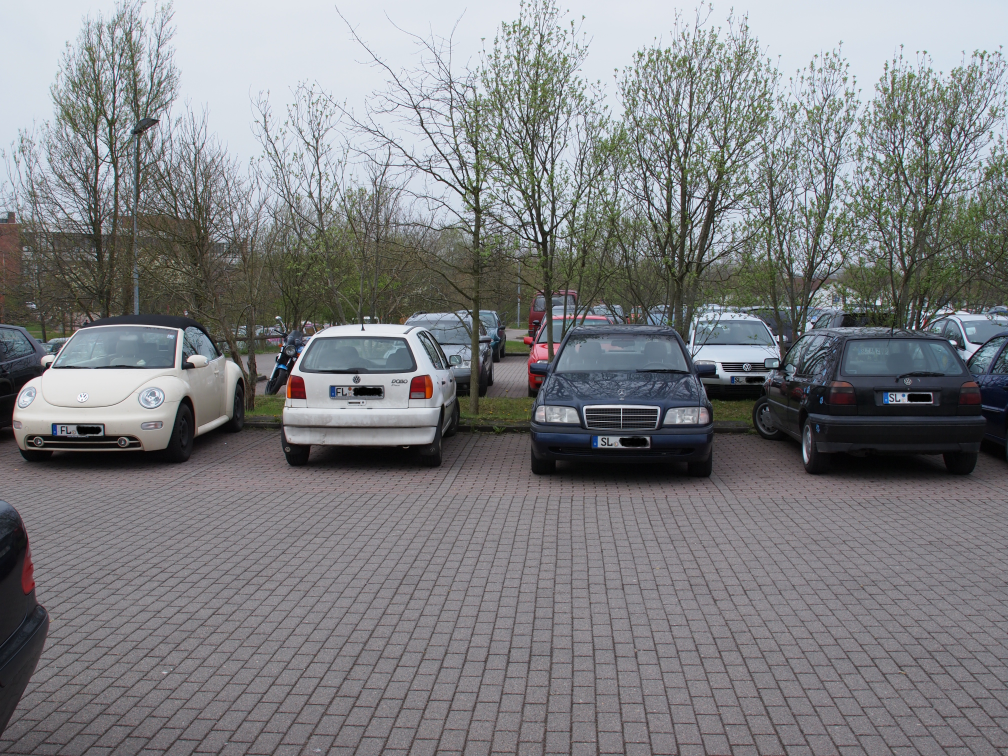
%> input picture Lab 6/Parkplatz.jpg, 4032 x 3024 px (shown at 1/4 size)
$ octave BluhmJohannes_JohannsenMarleen_V6a.m   (GNU Octave 9; MATLAB toolbox functions it lacks are replaced by stand-ins)
%> lines starting %> are read from the running program, lines starting %| are printed output that depends on the picture; in (x1, y1, x2, y2) boxes, pixels count from 0 and x2, y2 are one past the last pixel; in counts of white or black regions, pixels touching at a corner belong together; the program's own positions count from 1
%Johannes Bluhm und Marleen Johannsen, 03.06.2020, Laboraufgabe 6, Version 1
%Objekterkennung Vorverarbeitung

clc; %Kommandofenster bereinigen
clear; %Variablen bereinigen
close all; %alles schließen

%% Bild einlesen

img = double(imread('Parkplatz.jpg'))/255; %Bild einlesen und speichern als double
figure(1); %Fenster öffnen
imshow(img, 'InitialMagnification','fit'); %Anzeigen des eingelesenen Bildes
title("Eingelesenes Bild Parkplatz"); %Titel
disp("Bildgröße:"); disp(size(img)); %Größe ausgeben
%|    3024   4032      3

%% Thresholding
imgGr = rgb2gray(img); %In Graustufen umwandeln
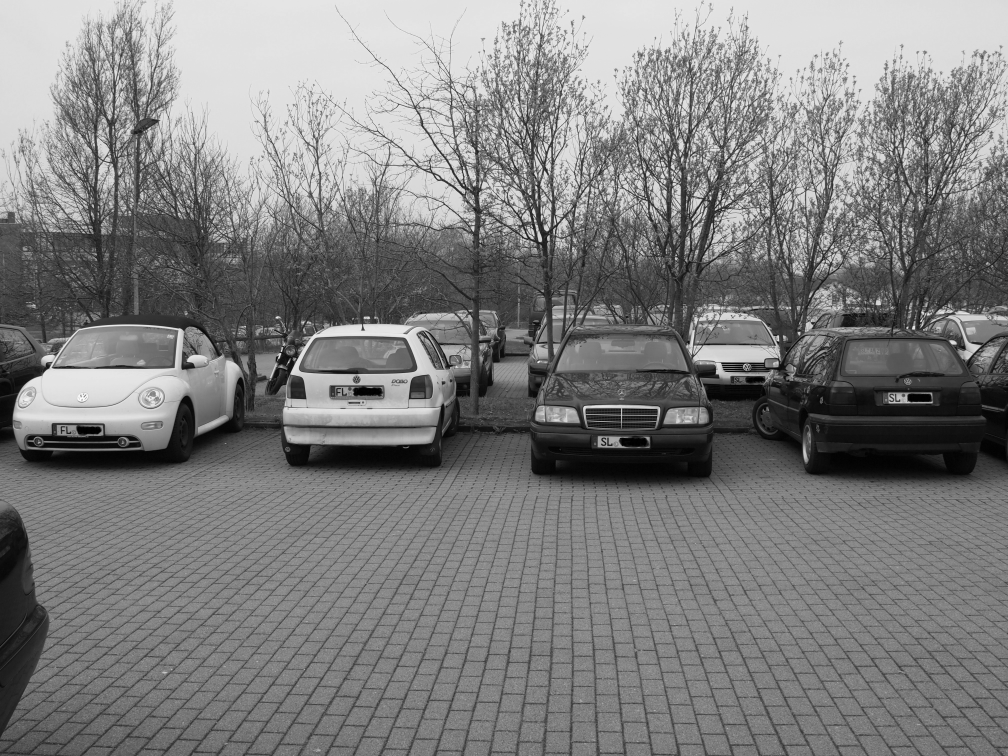
%> imgGr: size 3024x4032 double (shown at 1/4 size); min 0, max 1, mean 0.495
imgGr = imadjust(imgGr); %Graustufenbild verbessern
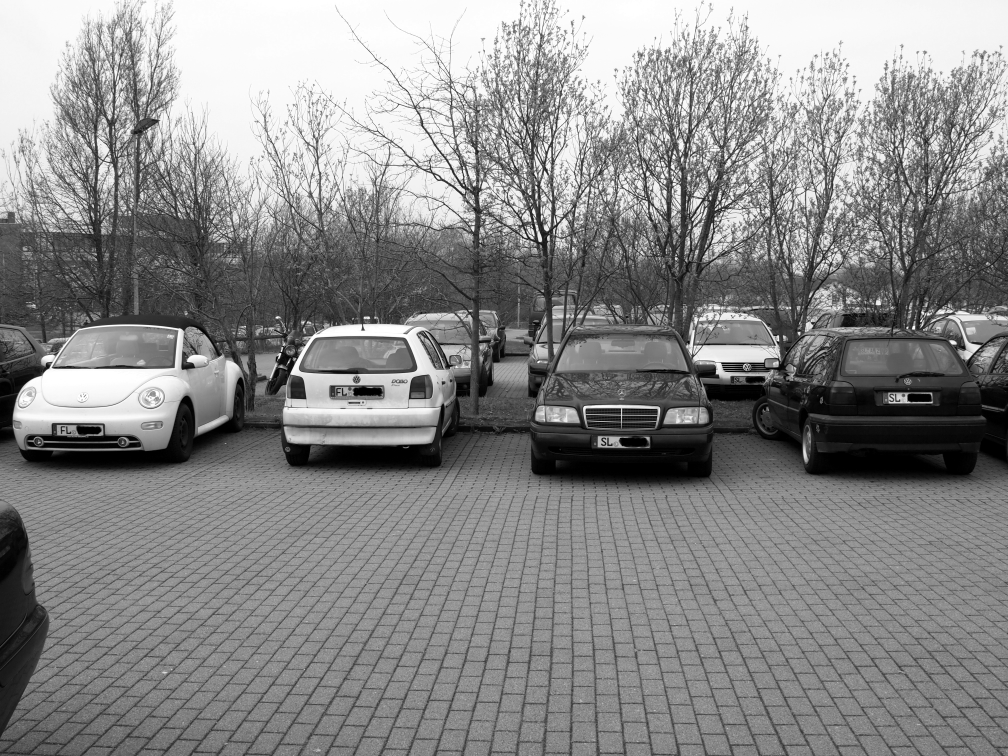
%> imgGr: size 3024x4032 double (shown at 1/4 size); min 0, max 1, mean 0.536
% thresh = graythresh(img); %Automatisches Thresholding
thresh = 0.5; %Auto TH erzeugt nicht lesbare Nummernschilder
imgBW = imbinarize(imgGr, thresh); %Threshold
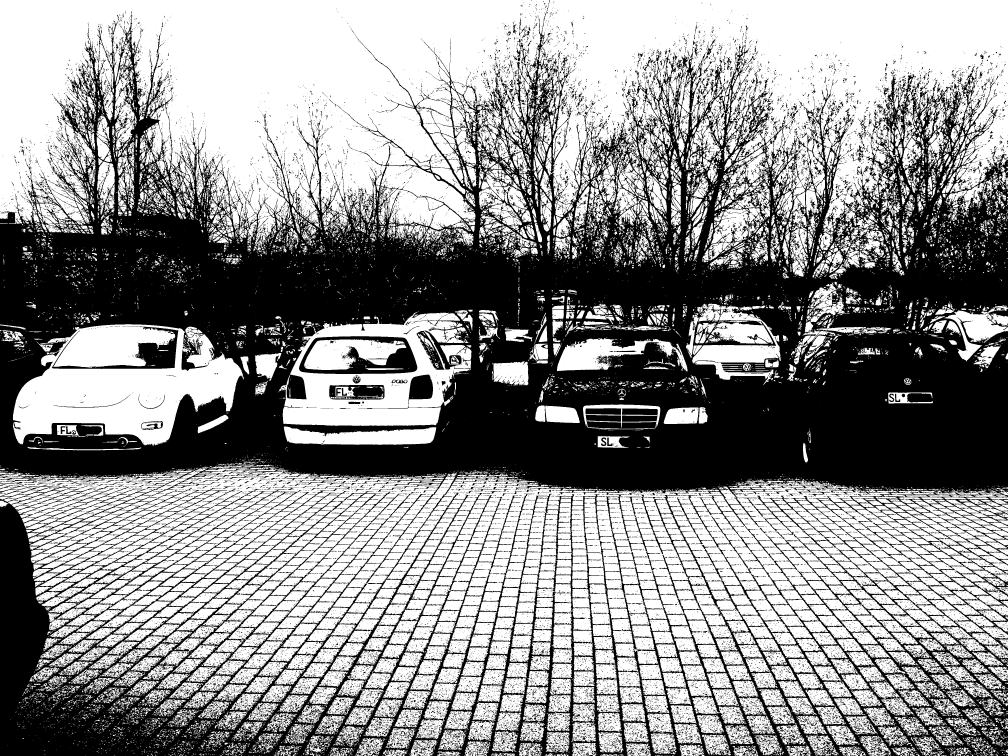
%> imgBW: size 3024x4032 logical (shown at 1/4 size); 56.6% white; 34766 black regions (31768 under 20 px), largest, box (x1, y1, x2, y2) and area: (0, 30, 4032, 3024) 4897709, (1196, 1345, 1669, 1497) 29124, (207, 1306, 713, 1476) 19936

figure(2); %Fenster öffnen
imshow(imgBW, 'InitialMagnification','fit'); %SW Bild zeigen
title("Schwarz-weiß Bild mit Thresholding"); %Titel

%% Invertieren
imgInv = ~imgBW; %Bild invertieren
figure(3); %Fenster öffnen
imshow(imgInv, 'InitialMagnification','fit'); %Invertiertes Bild ausgeben
title("Invertiertes Bild"); %Titel

%% Bild labeln
[imLabel, n]= bwlabel(imgInv,8); %Bild labeln
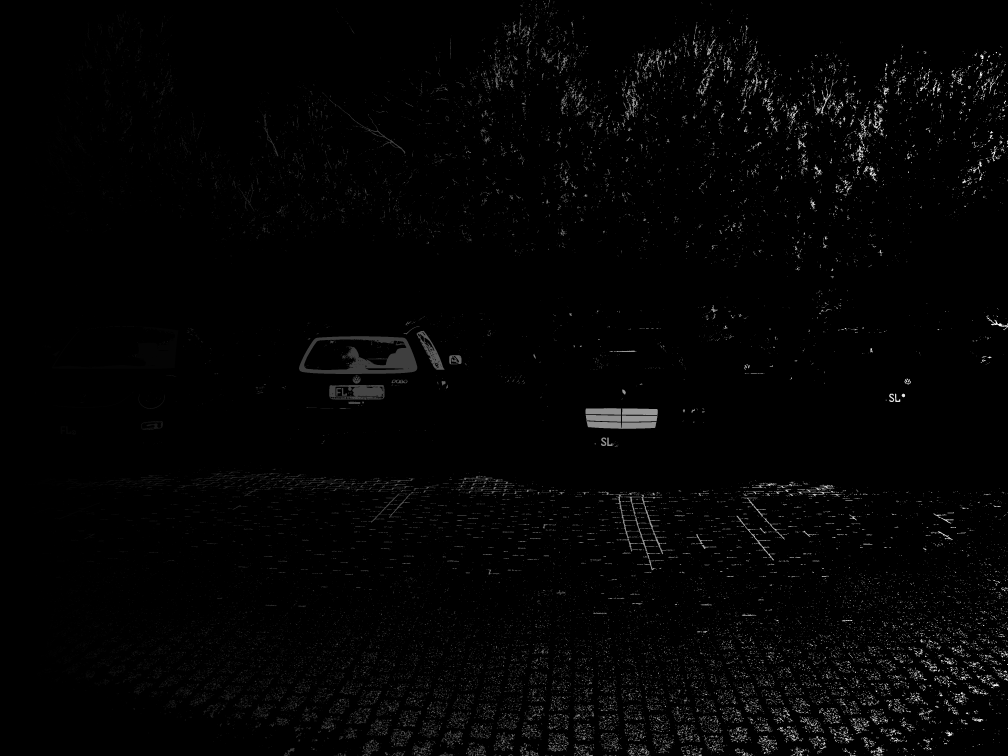
%> imLabel: size 3024x4032 double (shown at 1/4 size); min 0, max 34766, mean 518.8; drawn with min black and max white
%> n = 34766
size_imLabel = size(imLabel);
%> size_imLabel = [3024 4032]
disp("Größe des BWLabels"); disp(size_imLabel);
%|    3024   4032
%Geben sie im Command-Fenster die Größe der Variablen aus der Operation mit bwlabel aus (size).
%Soll hier die Größe von jedem gefunden Objekt ausgebenen werden (34766 mal), oder size(imLabel), was aber identisch mit dem Original wäre? Aber das wäre ja genau

%% Regionprops bestimmen
s = regionprops(imLabel, 'Area'); %Regionprops für Fläche
%> s = 34766 regions; largest, Area: 4897709, 29124, 19936, 9913, 8904
disp("Anzahl gefundene Regionen"); disp(n); %Ausgabe gefundene Objekte
%| 34766

%% Nur entsprechend große Regionen speichern

count = size(s); %Länge des Arrays bestimmen
%> count = [34766 1]
imNeu = zeros(size(imgInv)); %Neues leeres Bild

for i=1:count(1) %(forschleife durchlaufen)
    Area = s(i).Area; %Wert an jeweiliger Stelle für Fläche speichern
    if ( Area > 250 && Area < 950 ) % nur Objekte in bestimmter Größe
        imNeu = or(imNeu,(imLabel==i)); %An dieser Stelle im Bild speichern
    end
end
%> this loop made 34766 passes
%> Area on passes 1, 3, 4: 4897709, 107, 46
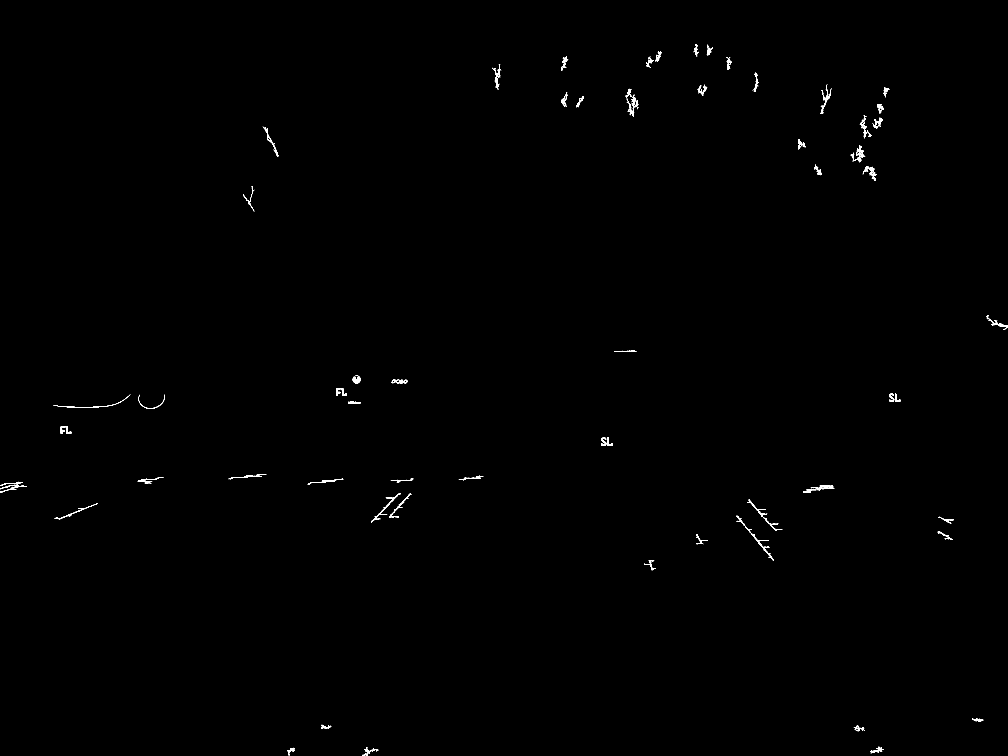
%> imNeu: size 3024x4032 logical (shown at 1/4 size); 0.22% white; 64 white regions, largest, box (x1, y1, x2, y2) and area: (2507, 378, 2555, 468) 932, (3402, 582, 3461, 649) 850, (3281, 338, 3325, 456) 769

[labelNew, newRegionNum]  = bwlabel(imNeu); %Anzahl Regionen bestimmen...
%> labelNew: size 3024x4032 double; 65 distinct labels, from 0 to 64
%> newRegionNum = 64
disp("Anzahl verbleibende Regionen "+newRegionNum);%...und ausgeben
%| Anzahl verbleibende Regionen 64

%% Neues Bild erstellen aus neuen Regionen
%Leider sind noch ein paar Regionen der Bäume und Pflastersteine mit zu
%sehen, die wir nicht herausbekommen haben.

figure(4); %Neues Fenster
imshow(imNeu, 'InitialMagnification','fit'); %Zeigen des neues Bildes
title("Herausgefilterte Nummernschilder anhand der Größe"); %Titel

imwrite(imNeu,'Parkplatz_vorverarbeitet.jpg'); %Bild speichern für V6b
